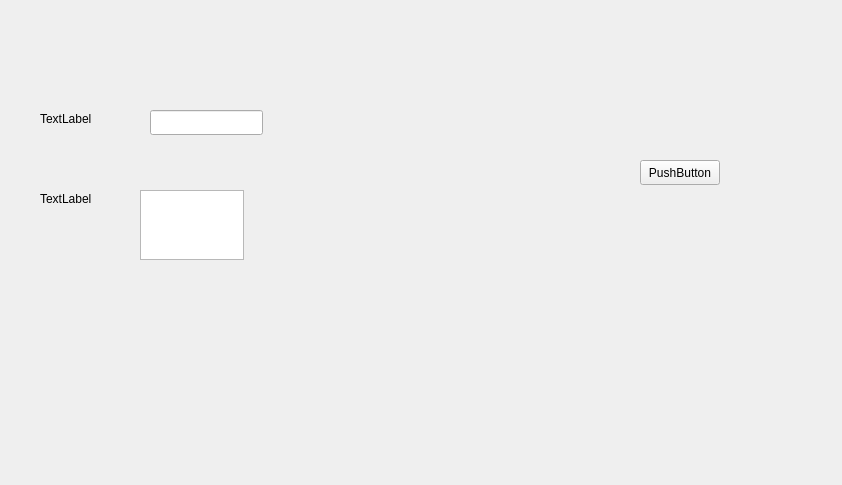
<?xml version="1.0" encoding="UTF-8"?>
<ui version="4.0">
 <class>AddMore</class>
 <widget class="QWidget" name="AddMore">
  <property name="geometry">
   <rect>
    <x>0</x>
    <y>0</y>
    <width>842</width>
    <height>485</height>
   </rect>
  </property>
  <property name="windowTitle">
   <string>Form</string>
  </property>
  <widget class="QPushButton" name="pushButton">
   <property name="geometry">
    <rect>
     <x>640</x>
     <y>160</y>
     <width>80</width>
     <height>25</height>
    </rect>
   </property>
   <property name="text">
    <string>PushButton</string>
   </property>
  </widget>
  <widget class="QTextEdit" name="justIn">
   <property name="geometry">
    <rect>
     <x>140</x>
     <y>190</y>
     <width>104</width>
     <height>70</height>
    </rect>
   </property>
  </widget>
  <widget class="QLineEdit" name="nameIn">
   <property name="geometry">
    <rect>
     <x>150</x>
     <y>110</y>
     <width>113</width>
     <height>25</height>
    </rect>
   </property>
  </widget>
  <widget class="QLabel" name="label">
   <property name="geometry">
    <rect>
     <x>40</x>
     <y>110</y>
     <width>54</width>
     <height>17</height>
    </rect>
   </property>
   <property name="text">
    <string>TextLabel</string>
   </property>
  </widget>
  <widget class="QLabel" name="label_2">
   <property name="geometry">
    <rect>
     <x>40</x>
     <y>190</y>
     <width>54</width>
     <height>17</height>
    </rect>
   </property>
   <property name="text">
    <string>TextLabel</string>
   </property>
  </widget>
 </widget>
 <resources/>
 <connections/>
</ui>
